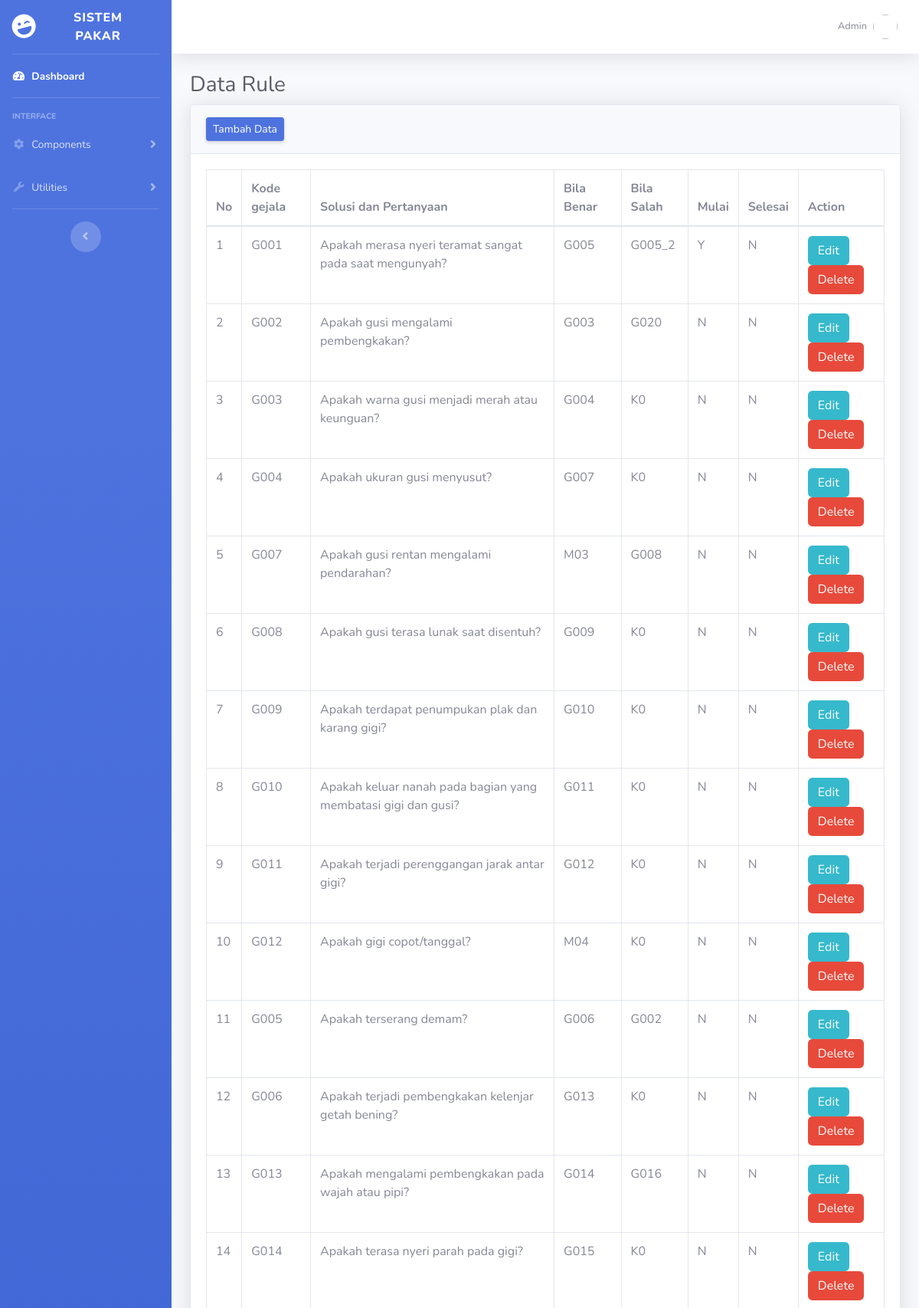
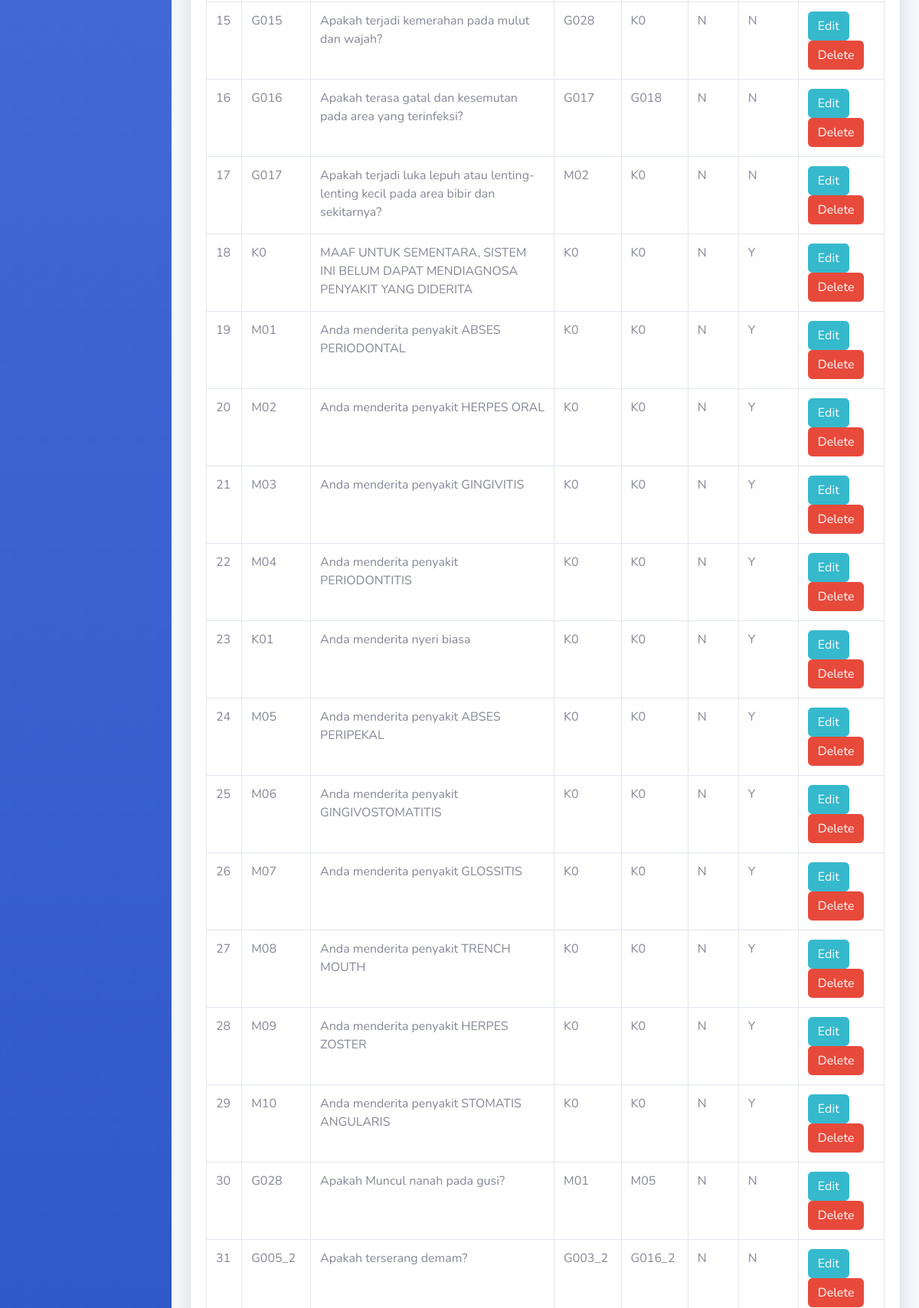
The app's page /admin/rule.php (upper part) with its own data (2 pictures, top to bottom).
### tables this page shows
CREATE TABLE `tbl_pengetahuan` (
  `ID` int(11) NOT NULL,
  `kd_gejala` varchar(10) NOT NULL,
  `solusi_dan_pertanyaan` text NOT NULL,
  `bila_benar` varchar(10) NOT NULL,
  `bila_salah` varchar(10) NOT NULL,
  `mulai` char(1) NOT NULL,
  `selesai` char(1) NOT NULL,
  `suara` varchar(50) DEFAULT NULL
);

### admin/rule.php (the view, shortened to what this page needs)
<?php include 'header.php' ?>
        <div class="container-fluid">
          <h1 class="h3 mb-2 text-gray-800">Data Rule</h1>
          <div class="card shadow mb-4">
            <div class="card-header py-3">
              <a href="#" class="d-none d-sm-inline-block btn btn-sm btn-primary shadow-sm" data-toggle="modal" data-target="#tambah_siswa">Tambah Data</a>
            </div>
            <div class="card-body">
              <div class="table-responsive">
                <table class="table table-bordered" id="dataTable" width="100%" cellspacing="0">
                  <thead>
                    <tr>
                      <th>No</th>
                      <th>Kode gejala</th>
                      <th>Solusi dan Pertanyaan</th>
                      <th>Bila Benar</th>
                      <th>Bila Salah</th>
                      <th>Mulai</th>
                      <th>Selesai</th>
                      <th>Action</th>
                    </tr>
                  </thead>
                  <tbody>
                  	 <?php
                    	  include '../function/koneksi.php';
	                      $q = "select * from tbl_pengetahuan";
	                      $ex = mysqli_query($koneksi,$q);
	                      $a = 1;
	                      while ($r = mysqli_fetch_array($ex)) {
                     ?>
                    <tr>
                      <td><?php echo $a; ?></td>
                      <td><?php echo $r['kd_gejala'] ?></td>
                      <td><?php echo $r['solusi_dan_pertanyaan'] ?></td>
                      <td><?php echo $r['bila_benar'] ?></td>
                      <td><?php echo $r['bila_salah'] ?></td>
                      <td><?php echo $r['mulai'] ?></td>
                      <td><?php echo $r['selesai'] ?></td>
                      <td><button type="button" class="btn btn-info" data-toggle="modal" data-target="#edit_rule<?php echo $r['ID']; ?>">Edit</button>
                      <a href="../function/f_delete_rule.php?ID=<?php echo $r['ID']; ?>&&file=<?php echo $r['suara'] ?>"><button type="button" class="btn btn-danger">Delete</button></a></td>
                    </tr>
                    <?php $a = $a +1; } ?>
                  </tbody>
                </table>
              </div>
            </div>
          </div>
        </div>
<?php include 'footer.php' ?>

### records on screen
tbl_pengetahuan: kd_gejala "G001", solusi_dan_pertanyaan "Apakah merasa nyeri teramat sangat pada saat mengunyah?", bila_benar "G005", bila_salah "G005_2", mulai "Y", selesai "N"
tbl_pengetahuan: kd_gejala "G002", solusi_dan_pertanyaan "Apakah gusi mengalami pembengkakan?", bila_benar "G003", bila_salah "G020", mulai "N", selesai "N"
tbl_pengetahuan: kd_gejala "G003", solusi_dan_pertanyaan "Apakah warna gusi menjadi merah atau keunguan?", bila_benar "G004", bila_salah "K0", mulai "N", selesai "N"
tbl_pengetahuan: kd_gejala "G004", solusi_dan_pertanyaan "Apakah ukuran gusi menyusut?", bila_benar "G007", bila_salah "K0", mulai "N", selesai "N"
tbl_pengetahuan: kd_gejala "G007", solusi_dan_pertanyaan "Apakah gusi rentan mengalami pendarahan?", bila_benar "M03", bila_salah "G008", mulai "N", selesai "N"
tbl_pengetahuan: kd_gejala "G008", solusi_dan_pertanyaan "Apakah gusi terasa lunak saat disentuh?", bila_benar "G009", bila_salah "K0", mulai "N", selesai "N"
tbl_pengetahuan: kd_gejala "G009", solusi_dan_pertanyaan "Apakah terdapat penumpukan plak dan karang gigi?", bila_benar "G010", bila_salah "K0", mulai "N", selesai "N"
tbl_pengetahuan: kd_gejala "G010", solusi_dan_pertanyaan "Apakah keluar nanah pada bagian yang membatasi gigi dan gusi?", bila_benar "G011", bila_salah "K0", mulai "N", selesai "N"
tbl_pengetahuan: kd_gejala "G011", solusi_dan_pertanyaan "Apakah terjadi perenggangan jarak antar gigi?", bila_benar "G012", bila_salah "K0", mulai "N", selesai "N"
tbl_pengetahuan: kd_gejala "G012", solusi_dan_pertanyaan "Apakah gigi copot/tanggal?", bila_benar "M04", bila_salah "K0", mulai "N", selesai "N"
tbl_pengetahuan: kd_gejala "G005", solusi_dan_pertanyaan "Apakah terserang demam?", bila_benar "G006", bila_salah "G002", mulai "N", selesai "N"
tbl_pengetahuan: kd_gejala "G006", solusi_dan_pertanyaan "Apakah terjadi pembengkakan kelenjar getah bening?", bila_benar "G013", bila_salah "K0", mulai "N", selesai "N"
tbl_pengetahuan: kd_gejala "G013", solusi_dan_pertanyaan "Apakah mengalami pembengkakan pada wajah atau pipi?", bila_benar "G014", bila_salah "G016", mulai "N", selesai "N"
tbl_pengetahuan: kd_gejala "G014", solusi_dan_pertanyaan "Apakah terasa nyeri parah pada gigi?", bila_benar "G015", bila_salah "K0", mulai "N", selesai "N"
tbl_pengetahuan: kd_gejala "G015", solusi_dan_pertanyaan "Apakah terjadi kemerahan pada mulut dan wajah?", bila_benar "G028", bila_salah "K0", mulai "N", selesai "N"
tbl_pengetahuan: kd_gejala "G016", solusi_dan_pertanyaan "Apakah terasa gatal dan kesemutan pada area yang terinfeksi?", bila_benar "G017", bila_salah "G018", mulai "N", selesai "N"
tbl_pengetahuan: kd_gejala "G017", solusi_dan_pertanyaan "Apakah terjadi luka lepuh atau lenting-lenting kecil pada area bibir dan sekitarnya?", bila_benar "M02", bila_salah "K0", mulai "N", selesai "N"
tbl_pengetahuan: kd_gejala "K0", solusi_dan_pertanyaan "MAAF UNTUK SEMENTARA, SISTEM INI BELUM DAPAT MENDIAGNOSA PENYAKIT YANG DIDERITA", bila_benar "K0", bila_salah "K0", mulai "N", selesai "Y"
tbl_pengetahuan: kd_gejala "M01", solusi_dan_pertanyaan "Anda menderita penyakit ABSES PERIODONTAL", bila_benar "K0", bila_salah "K0", mulai "N", selesai "Y"
tbl_pengetahuan: kd_gejala "M02", solusi_dan_pertanyaan "Anda menderita penyakit HERPES ORAL", bila_benar "K0", bila_salah "K0", mulai "N", selesai "Y"
tbl_pengetahuan: kd_gejala "M03", solusi_dan_pertanyaan "Anda menderita penyakit GINGIVITIS", bila_benar "K0", bila_salah "K0", mulai "N", selesai "Y"
tbl_pengetahuan: kd_gejala "M04", solusi_dan_pertanyaan "Anda menderita penyakit PERIODONTITIS", bila_benar "K0", bila_salah "K0", mulai "N", selesai "Y"
tbl_pengetahuan: kd_gejala "K01", solusi_dan_pertanyaan "Anda menderita nyeri biasa", bila_benar "K0", bila_salah "K0", mulai "N", selesai "Y"
tbl_pengetahuan: kd_gejala "M05", solusi_dan_pertanyaan "Anda menderita penyakit ABSES PERIPEKAL", bila_benar "K0", bila_salah "K0", mulai "N", selesai "Y"
tbl_pengetahuan: kd_gejala "M06", solusi_dan_pertanyaan "Anda menderita penyakit GINGIVOSTOMATITIS", bila_benar "K0", bila_salah "K0", mulai "N", selesai "Y"
tbl_pengetahuan: kd_gejala "M07", solusi_dan_pertanyaan "Anda menderita penyakit GLOSSITIS", bila_benar "K0", bila_salah "K0", mulai "N", selesai "Y"
tbl_pengetahuan: kd_gejala "M08", solusi_dan_pertanyaan "Anda menderita penyakit TRENCH MOUTH", bila_benar "K0", bila_salah "K0", mulai "N", selesai "Y"
tbl_pengetahuan: kd_gejala "M09", solusi_dan_pertanyaan "Anda menderita penyakit HERPES ZOSTER", bila_benar "K0", bila_salah "K0", mulai "N", selesai "Y"
tbl_pengetahuan: kd_gejala "M10", solusi_dan_pertanyaan "Anda menderita penyakit STOMATIS ANGULARIS", bila_benar "K0", bila_salah "K0", mulai "N", selesai "Y"
tbl_pengetahuan: kd_gejala "G028", solusi_dan_pertanyaan "Apakah Muncul nanah pada gusi?", bila_benar "M01", bila_salah "M05", mulai "N", selesai "N"
tbl_pengetahuan: kd_gejala "G005_2", solusi_dan_pertanyaan "Apakah terserang demam?", bila_benar "G003_2", bila_salah "G016_2", mulai "N", selesai "N"
